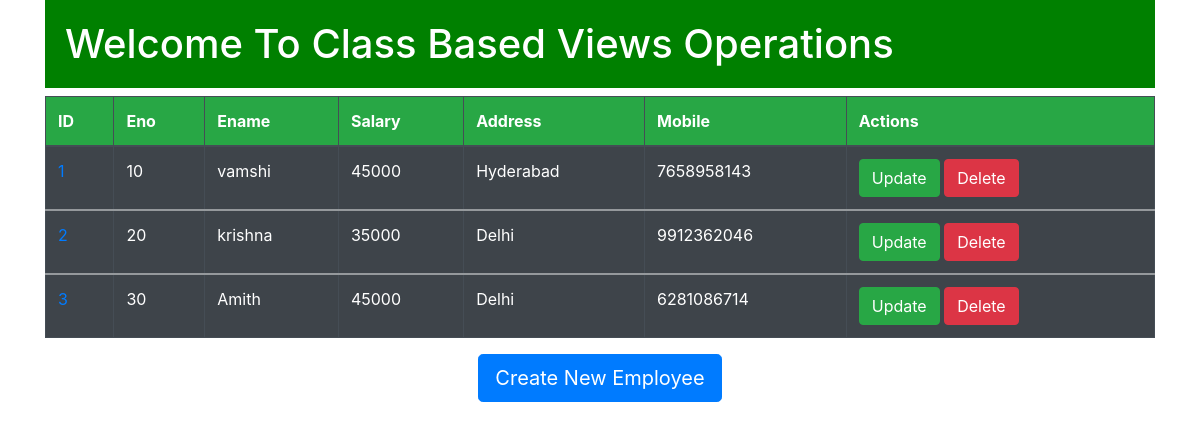
/employees/, run on the app's committed database.
### Provider_App/models.py (models this page shows, shortened)
class Employee(models.Model):
    eno = models.IntegerField()
    ename  = models.CharField(max_length=50)
    salary = models.IntegerField()
    address = models.CharField(max_length=50)
    mobile = models.BigIntegerField(unique=True)

### Provider_App/views.py (the view)
# urls.py: path('',views.EmployeeListView.as_view(),name='employees'),
class EmployeeListView(ListView):
    model = Employee
    template_name = 'employee/employee_list.html'
    context_object_name = 'employee_list'

### templates/employee/employee_list.html (shortened to what this page needs)
{% extends 'employee/base.html' %}
{% block body %}
        {% if employee_list %}
            <table class="table table-bordered table-hover table-striped table-dark">
                <thead class="bg-success">
                    <tr>
                        <th>ID</th>
                        <th>Eno</th>
                        <th>Ename</th>
                        <th>Salary</th>
                        <th>Address</th>
                        <th>Mobile</th>
                        <th>Actions</th>
                    </tr>
                </thead>
            {% for employee in employee_list %}
                <tbody>
                    <tr>
                        <td><a href="{% url 'employee_detail' employee.id %}">{{ employee.id }}</a></td>
                        <td>{{ employee.eno }}</td>
                        <td>{{ employee.ename }}</td>
                        <td>{{ employee.salary }}</td>
                        <td>{{ employee.address }}</td>
                        <td>{{ employee.mobile }}</td>
                        <td>
                            <a href="{% url 'employee_update' employee.id %}" class="btn btn-success">Update</a>
                            <a href="{% url 'employee_delete' employee.id %}" class="btn btn-danger">Delete</a>
                        </td>
                    </tr>
                </tbody>
            {% endfor %}
            </table>
         {% else %}
            <h2>Employees Data Not Vailable In database</h2>
        {% endif %}
    <h2 class="text-center"><a href="{% url 'employee_create' %}" class="btn btn-primary btn-lg"> Create New Employee</a></h2>
{% endblock %}

### templates/employee/base.html (shortened to what this page needs)
<!DOCTYPE html>
<html lang="en">
<head>
    <link rel="stylesheet" href="https://maxcdn.bootstrapcdn.com/bootstrap/4.5.2/css/bootstrap.min.css">
</head>
<body>
<div class="container">
    <h1 id="base_h1">Welcome To Class Based Views Operations</h1>
    {% block body %}
    {% endblock %}
</div>
</body>
</html>

### templates/employee/base.html (style rules this page uses)
#base_h1 { background-color: green; color: white; padding:20px ; }

### data on the page
Employee: id "1", eno "10", ename "vamshi", salary "45000", address "Hyderabad", mobile "7658958143"
Employee: id "2", eno "20", ename "krishna", salary "35000", address "Delhi", mobile "9912362046"
Employee: id "3", eno "30", ename "Amith", salary "45000", address "Delhi", mobile "6281086714"
